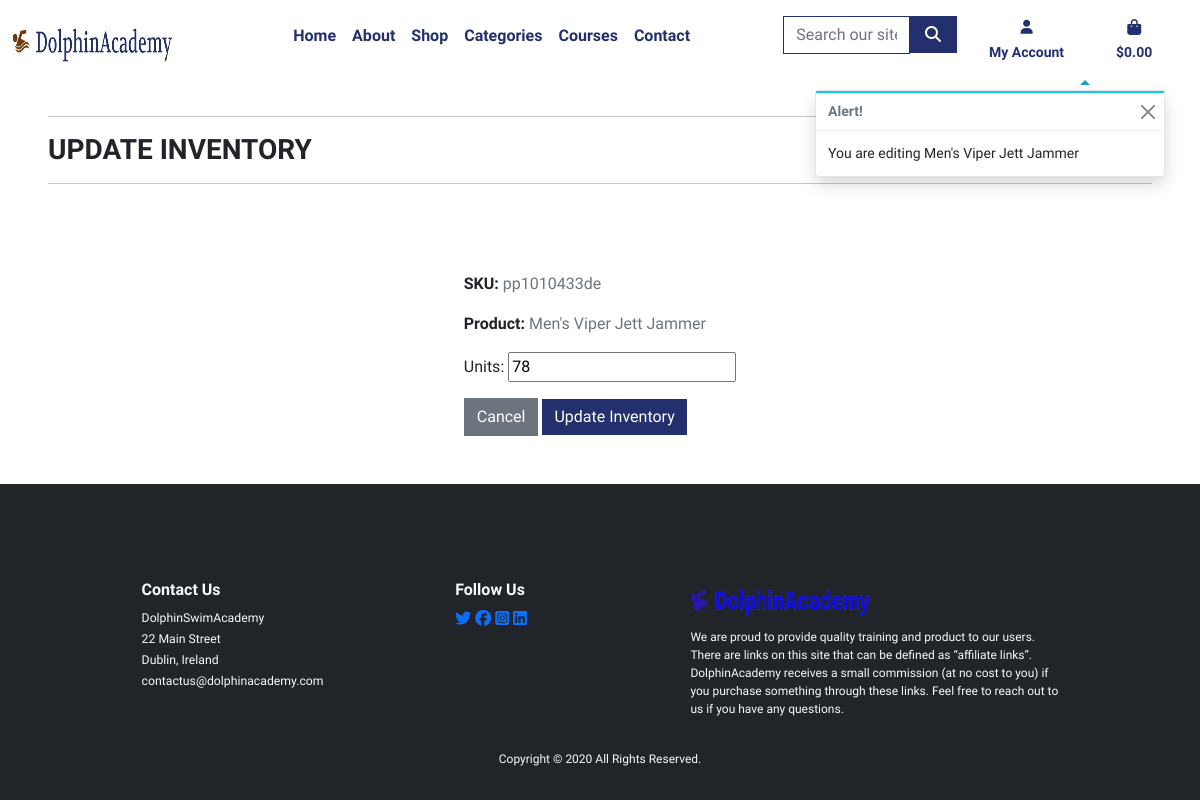
/products/edit-inventory/3/ (signed in), run on an earlier commit of the app's database.
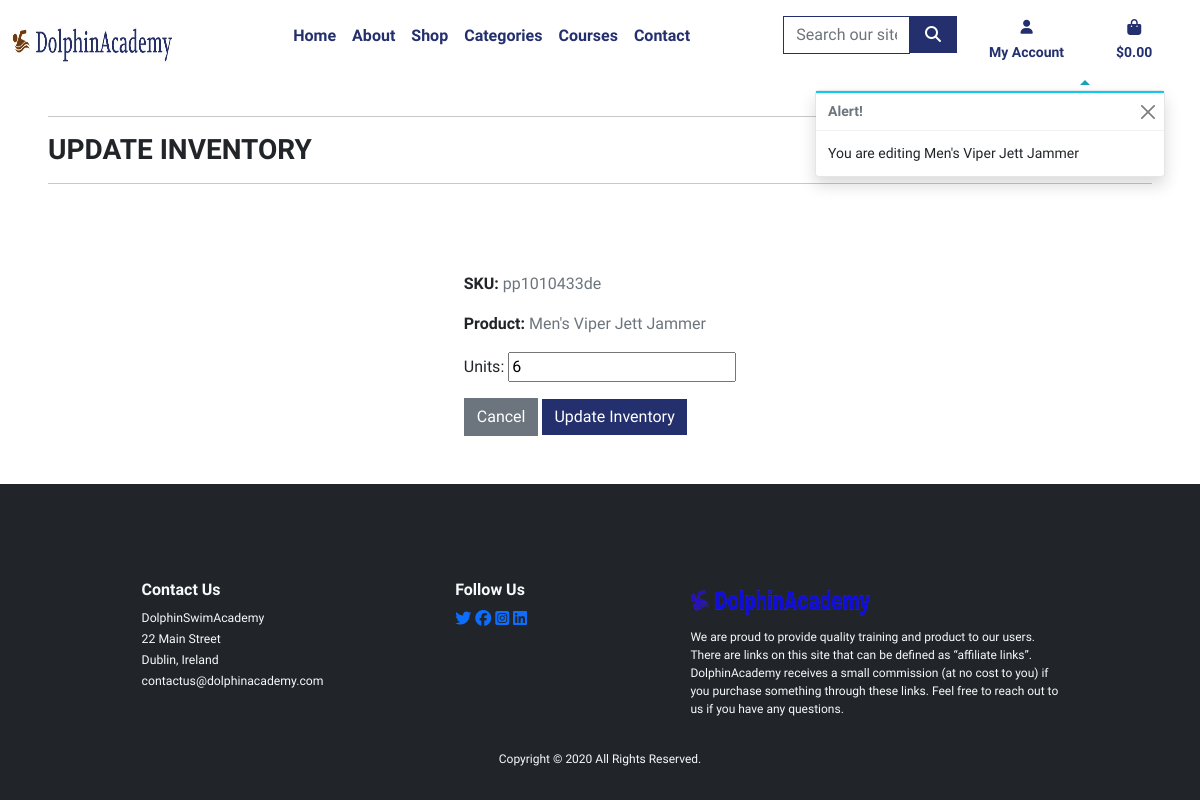
And on a later commit of the database.
### products/models.py (models this page shows, shortened)
class Inventory(models.Model):
    product = models.ForeignKey(
        Product,
        on_delete=models.CASCADE,
        related_name='inventories',
    )
    size = models.ForeignKey(
        Size,
        on_delete=models.CASCADE,
        null=True,
        blank=True
    )
    date_added = models.DateTimeField(
        auto_now_add=True,
        editable=False
    )
    units = models.PositiveIntegerField(
        default=0
    )
    def generate_sku():
        """
        Returns a random unique sku string
        Args:
            self (object): self.
        Returns:
            The sku string
        """
        unique = True
        while unique:
            sku_ref = 'pp'+str(random.randint(1010201, 1011031))
            if not Inventory.objects.filter(sku=sku_ref):
                unique = False
        return str(sku_ref)
    sku = models.CharField(
        max_length=50,
        unique=True,
        editable=False,
        default=generate_sku,
    )

class Product(models.Model):
    class Meta:
        verbose_name = 'Product'
        verbose_name_plural = 'Products'
    name = models.CharField(
        max_length=254,
        unique=True
    )
    description = models.TextField(
        max_length=1256,
        blank=True,
        null=True
    )
    category = models.ManyToManyField(
        Category
    )
    image = models.ImageField(
        upload_to='products/',
        null=True,
        blank=True
    )
    rating = models.DecimalField(
        max_digits=6,
        decimal_places=2,
        null=True,
        blank=True
    )
    size = models.ManyToManyField(
        Size,
        max_length=254,
        through='Inventory',
        null=True,
        blank=True,
        related_name='products'
    )
    is_active = models.BooleanField(
        default=False
    )
    price = models.DecimalField(
        max_digits=5,
        decimal_places=2
    )
    slug = models.SlugField(
        blank=True,
        null=True
    )
    def get_categories(self):
        """
        Returns the product categories list
        Args:
            self (object): self.
        Returns:
            product categories list
        """
        return "\n".join([cat.name for cat in self.category.all()])
    get_categories.short_description = "Categories"
    def get_product_size(self):
        """
        Returns the product size list
        Args:
            self (object): self.
        Returns:
            product size list
        """
        return "\n".join([size.name for size in self.size.all()])
    get_product_size.short_description = "size"

### products/views.py (the view)
@login_required
def edit_inventory(request, inventory_id):
    if not request.user.is_superuser:
        messages.error(request, f"Sorry, You are not autherized to \
            perform this action")
        return redirect(reverse('home'))
    sub_product = get_object_or_404(Inventory, pk=inventory_id)
    if request.method == 'POST':
        form = InventoryForm(request.POST, instance=sub_product)
        if form.is_valid():
            form.save()
            messages.success(request, f"Successfully updated the inventory")
            return redirect(reverse('inventory_view'))
        else:
            messages.error(
                request,
                f"Failed to update the inventory.\
                    Plesae ensure the form is valid"
            )
    else:
        form = InventoryForm(instance=sub_product)
        messages.info(request, f"You are editing {sub_product.product.name}")
    template = 'products/inventory_edit.html'
    context = {
        'sub_product': sub_product,
        'form': form
    }
    return render(request, template, context=context)

### products/forms.py
class InventoryForm(forms.ModelForm):
    class Meta:
        model = Inventory
        fields = ['units',]

### bag/contexts.py (called while the page is built, shortened)
def bag_contents(request):
    bag_items = []
    total = 0
    product_count = 0
    bag = request.session.get('bag', {})
    if total < settings.FREE_DELIVERY_THRESHOLD:
        delivery = round(
            total * Decimal(settings.STANDARD_DELIVERY_PERCENTAGE / 100), 2
        )
        free_delivery_delta = settings.FREE_DELIVERY_THRESHOLD - total
    else:
        delivery = 0
        free_delivery_delta = 0
    grand_total = total + delivery
    context = {
        'total': total,
        'grand_total': grand_total,
        'delivery': delivery,
        'free_delivery_delta': free_delivery_delta,
        'bag_items': bag_items,
        'free_delivery_threshold': settings.FREE_DELIVERY_THRESHOLD,
        'product_count': product_count
    }
    return context

### products/templates/products/inventory_edit.html (shortened to what this page needs)
{% extends 'base.html' %}
{% load static %}
{% block page_header %}
    <div class="container header-container">
    </div>
{% endblock %}
{% block content %}
    <div class="product-container mx-5 h-100">
        <div class="row ">
            <div class="col">
                <hr>
                <h1 class="fs-3">
                    UPDATE INVENTORY
                </h1>
                <hr>
            </div>
        </div>
    </div>
    <div class="container d-flex align-items-center flex-column mb-5">
        <div>
            <p>
                <span class="fw-bolder">SKU:</span>
                <span class="text-muted">{{sub_product.sku}} </span>
            </p>
            <p>
                <span class="fw-bolder">Product:</span>
                <span class="text-muted">{{sub_product.product.name}} </span>
            </p>
            <form action="{% url 'edit_inventory' sub_product.id %}" method="POST">
                {{form.as_p}}
                <div class="text-start">
                    <a class="btn btn-secondary rounded-0" href="{% url 'inventory_view' %}">Cancel</a>
                    <button class="btn rounded-0 btn-ocean-blue" type="submit">Update Inventory</button>
                </div>
            </form>
        </div>
    </div>
{% endblock %}

What changed in the data, as far as the page shows it:
changed Inventory "pp1010433de": units "78" → "6"
